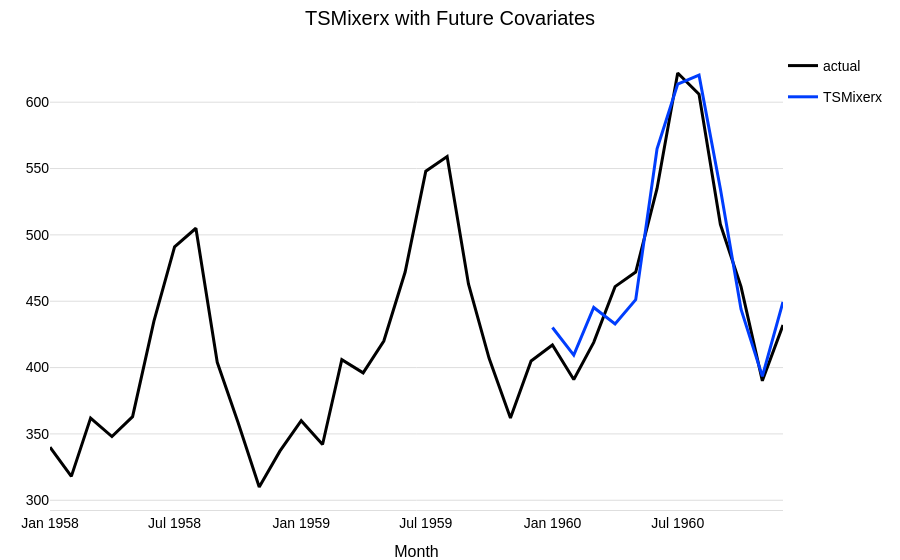

Notebook code cell kept with this figure:
### Code cell
# this time we use TSMixerx, a model that supports future covariates
model_cov = NeuralForecastModel(model="TSMixerx", **darts_kwargs)

# fit and predict
model_cov.fit(train, future_covariates=future_covariates)
forecast_cov = model_cov.predict(
    n=output_chunk_length,
    series=train,
    future_covariates=future_covariates,
)

# plot
fig = series[-3 * output_chunk_length :].plotly(label="actual")
fig = forecast_cov.plotly(label="TSMixerx", fig=fig)
fig.update_layout(title="TSMixerx with Future Covariates", **config)
